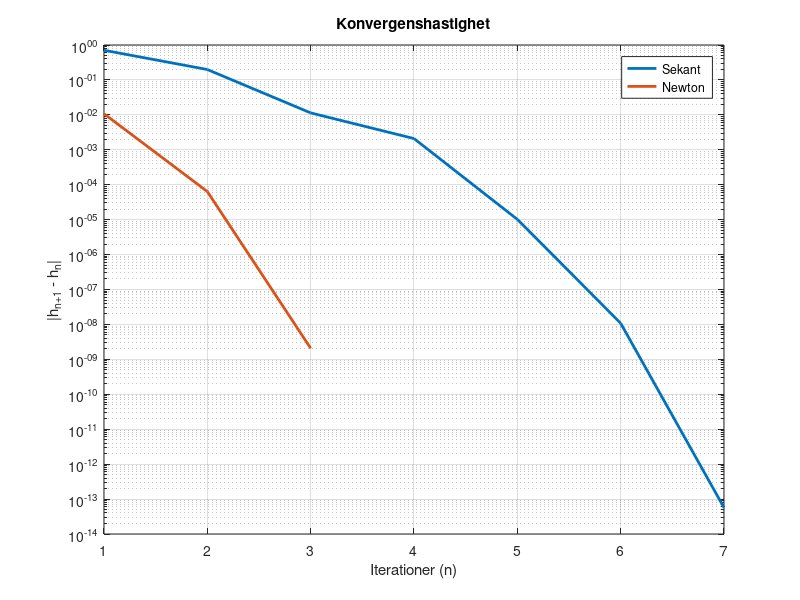

Reproduce this figure in MATLAB.
% Uppgift 2a Newtons metod 
H = 0.5;
f = @(x) 8 * exp(-x/2) * cos(3 * x) - H; % funktionen
fp = @(x) -4 * exp(-x/2) * cos(3 * x) - 24 * exp(-x/2) * sin(3 * x); % derivatan av funktionen

x = 4.49; % Startgissning (måste ändras för nu divergerar funtionen wierd)
tol = 1e-8; % Tolerans
diffx = 1; iter = 0; maxiter = 100;
res_newton=[];%uppgift 2c

while diffx > tol && iter < maxiter % sålänge diff är större än tolerasen
    iter = iter + 1; % öka antal iterationer
    xnew = x - (f ( x ) / fp ( x )) ; % Räkna xn+1=xn-(f(x)/f'(x)) 
    diffx = abs ( xnew - x ) ; % skillnaden/längden mellan två pinkter:  | x ( n +1) -x ( n ) |
    res_newton=[res_newton,diffx];
    x = xnew ; % Uppdatera xn med värdet av xn+1, alltså stargissningen uppdateras
    disp ([ iter xnew diffx ]) % Utskrift pa skarmen
 end
T_newton=x %resultat


%---------_________________-----------------_______________________-----------------------___________________

% Uppgift 2b : Secant method 
H=0.5;
g = @(x) 8 * exp(-x/2) * cos(3 * x) - H; % funitionen
% Startgissning
h0 = 4; 
h1 = 5;
tol = 1e-8; % tolerans
diffx = 1; % differensen
iter = 0; % antal iterationer
maxiter = 100;
res_sekant=[]; % uppgift 2c

while diffx > tol && iter < maxiter % sålänge differensen är större än toleransen
    iter = iter + 1; % Increment iteration 
    hnew = h1 - g(h1) * ((h1 - h0) / (g(h1) - g(h0))); % räkna xn+1 = xn-f(xn)*(x-xn)/f(xn)-f(x0) här är xn =h1 och x= h0
    diffx = abs(hnew - h1); % skillnaden/längden mellan två pinkter:  | x ( n +1) -x ( n ) |
    res_sekant=[res_sekant,diffx];
    h0 = h1;  % uppdatera så att i andra iteration x=h1
    h1 = hnew; % uppdatera så att i andra iteration xn = xn+1 alltså den nya x värdet
    disp([iter, hnew, diffx]); 
end
T_sekant = h1

%---------------________________------------______________---------------______________---------------------

%Uppgift 2c: Jämför konvergenshastigheten

figure;
semilogy(1:length(res_sekant), res_sekant,'LineWidth',2);
hold on;
semilogy(1:length(res_newton), res_newton, 'LineWidth',2);
grid on;
xlabel('Iterationer (n)');
ylabel('|h_{n+1} - h_n|');
title('Konvergenshastighet');
legend('Sekant', 'Newton');


%________----------------_________________------------------___________________------------------------_____

% Uppgift 2d 
H = 2.8464405473 ; % byt H = 2.8464405473 
v = @(x) 8 * exp(-x/2) * cos(3 * x) - H; % funktionen
vp = @(x) -4 * exp(-x/2) * cos(3 * x) - 24 * exp(-x/2) * sin(3 * x); % derivatan av funktionen

x = 0.4; % Startgissning (måste ändras för nu divergerar funtionen wierd)
tol = 1e-8; % Tolerans
diffx = 1; iter = 0; maxiter = 100;

while diffx > tol && iter < maxiter % sålänge diff är större än tolerasen
    iter = iter + 1; % öka anta iterationer
    xnew = x - (v ( x ) / vp ( x )) ; % Räkna xn+1=xn-(f(x)/f'(x)) 
    diffx = abs ( xnew - x ) ; % skillnaden/längden mellan två pinkter:  | x ( n +1) -x ( n ) |
    x = xnew ; % Uppdatera xn med värdet av xn+1, alltså stargissningen uppdateras
    disp ([ iter xnew diffx ]) % Utskrift pa skarmen
 end
TN=x %resultat
